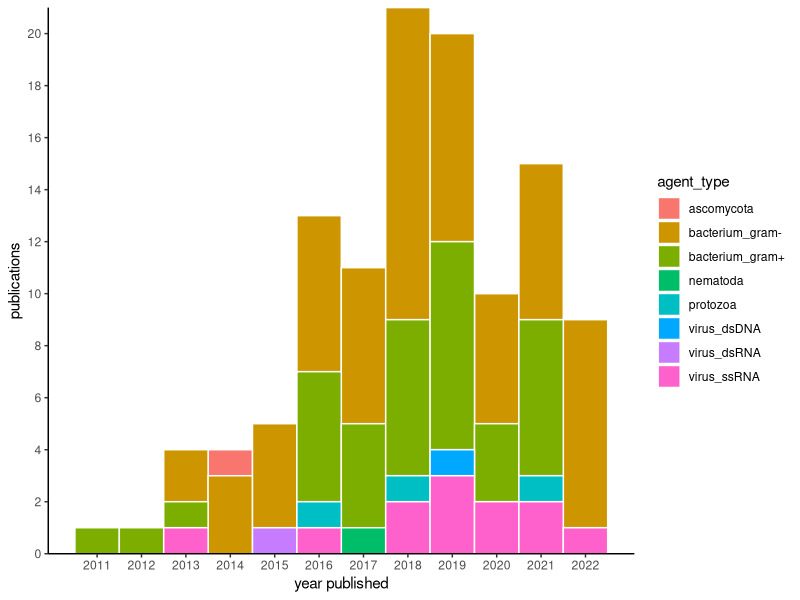
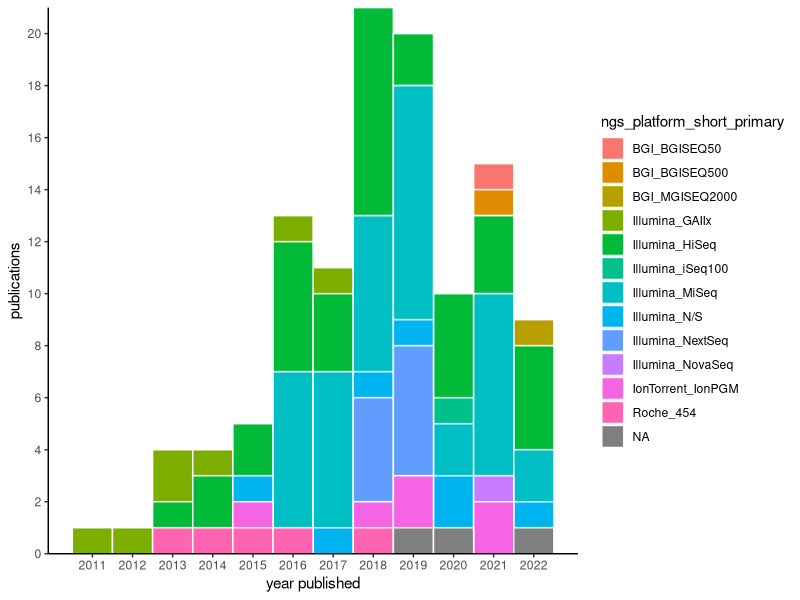
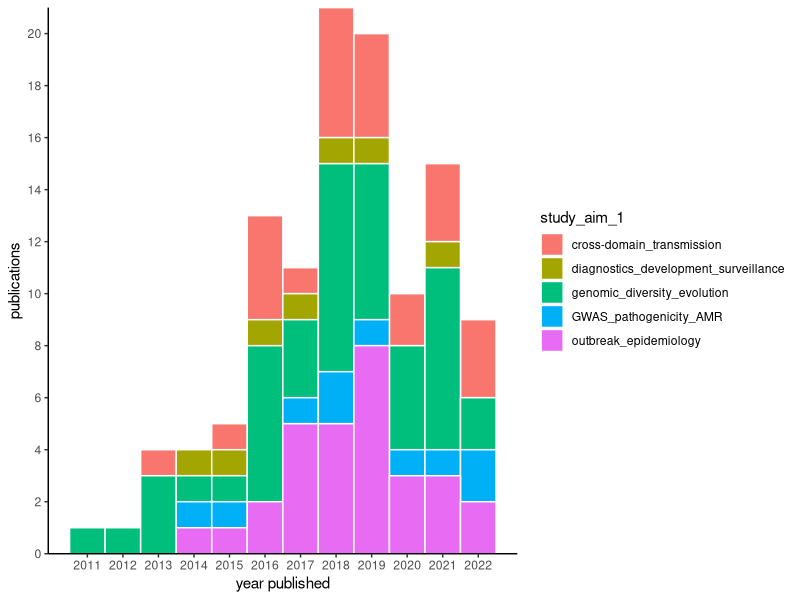

Recreate these plots in R, in order.
# code to explore and visualize dataset

# libraries
library(ggplot2)

# importing and correctly formatting data
db4 <- read.csv("data/NGSscoping_dbv4.csv", header = TRUE)
names(db4)<-tolower(names(db4))
db4$biotic.env_sample_size
colnames(db4)[22] <- 'biotic_env_sample_size'

#'env_domain' looks like a sample size.... 

str(db4) # lots of columns coming up as characters
col.chr.ids = c('hum_sample_size','livestock_sample_size', 'pet_sample_size','poultry_sample_size',
                'wildlife_sample_size','arachnida_sample_size', 'insecta_sample_size', 'env_domain',
                'biotic_env_sample_size','abiotic_sample_size')
db4[col.chr.ids] <- sapply(db4[col.chr.ids],as.numeric)
str(db4)

sample_cols = grep('sample_size',names(db4)) # identifying sample size columns
db4$total_samples = rowSums(db4[,sample_cols], na.rm=TRUE)
db4$total_domains = rowSums(db4[,sample_cols], na.rm=TRUE)
# some are 0?!? and some are 1?

# by publication year
sort(unique(db4$publication_year))
library(ggplot2)
ggplot(db4, aes(x=publication_year, fill=agent_type)) +
  geom_histogram(col = 'white', position="stack", bins = 12)+
  theme(legend.position="top")+
  theme_classic()+
  labs(x="year published", y = "publications")+
  scale_y_continuous(expand = c(0, 0), breaks=seq(0,23,2))+
  scale_x_continuous(breaks=seq(2011,2022,1))

ggplot(db4, aes(x=publication_year, fill=ngs_platform_short_primary)) +
  geom_histogram(col = 'white', position="stack", bins = 12)+
  theme(legend.position="top")+
  theme_classic()+
  labs(x="year published", y = "publications")+
  scale_y_continuous(expand = c(0, 0), breaks=seq(0,23,2))+
  scale_x_continuous(breaks=seq(2011,2022,1))

ggplot(db4, aes(x=publication_year, fill=study_aim_1)) +
  geom_histogram(col = 'white', position="stack", bins = 12)+
  theme(legend.position="top")+
  theme_classic()+
  labs(x="year published", y = "publications")+
  scale_y_continuous(expand = c(0, 0), breaks=seq(0,23,2))+
  scale_x_continuous(breaks=seq(2011,2022,1))

# by publication year
